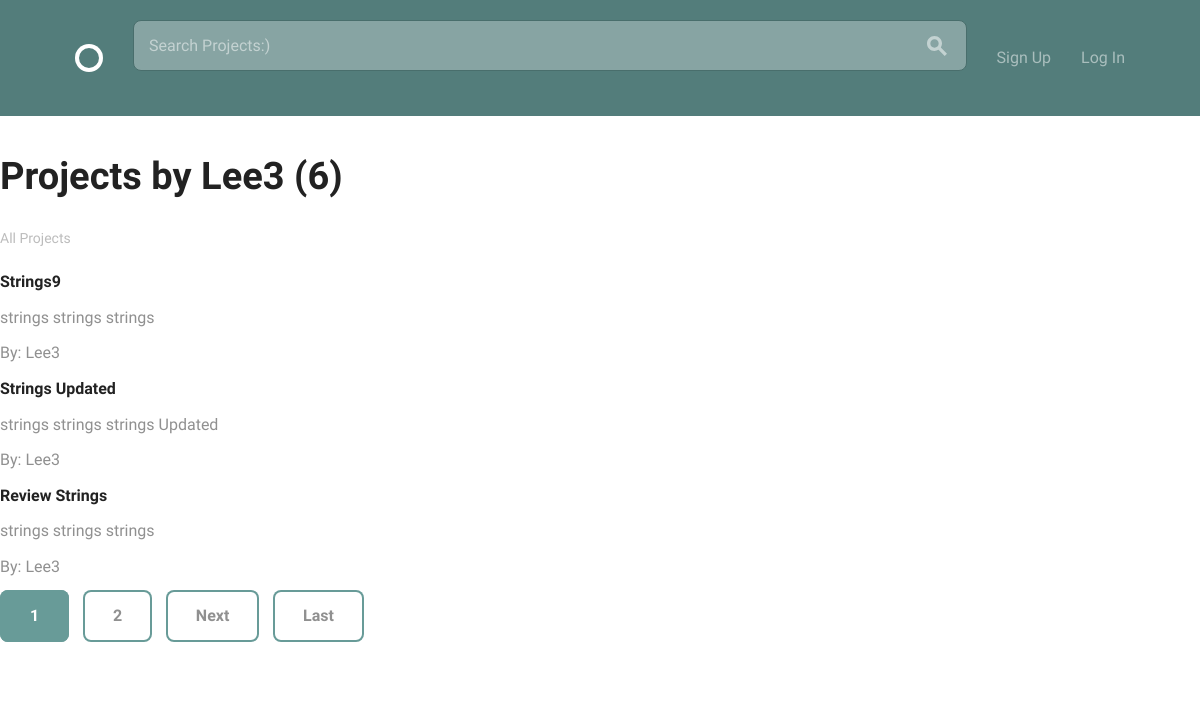
Before: /projects/user/Lee3 with the older database file.
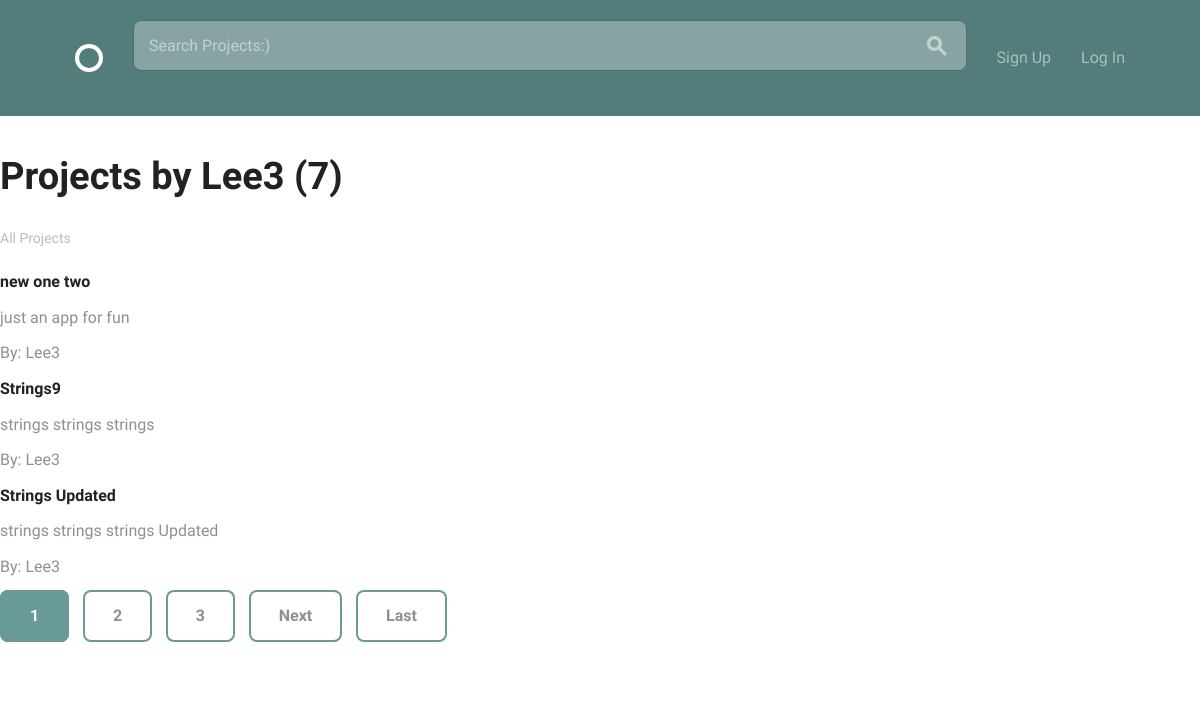
After: the same page with the newer database file.
### projects/models.py (models this page shows, shortened)
class Project(models.Model):
    title = models.CharField(max_length=100, unique=True)
    content = models.TextField()
    date_posted = models.DateTimeField(default=timezone.now)
    author = models.ForeignKey(
        settings.AUTH_USER_MODEL,
        on_delete=models.CASCADE,
    )
    position = models.ManyToManyField(
        'Position',
        blank=True,
        related_name='projects')
    project_status = models.BooleanField(default=False)
    def __str__(self):
        return self.title
    class Meta:
        ordering = ['-date_posted']

### accounts/models.py (models this page shows, shortened)
class User(AbstractBaseUser, PermissionsMixin):
    email = models.EmailField(unique=True)
    username = models.CharField(max_length=40, unique=True)
    display_name = models.CharField(max_length=140)
    bio = models.CharField(max_length=140, blank=True, default='')
    date_joined = models.DateTimeField(auto_now_add=True)
    is_active = models.BooleanField(default=True)
    is_staff = models.BooleanField(default=False)
    avatar = models.ImageField(default='default.png', upload_to='profile_pics')
    skills = models.ManyToManyField('Skill')
    re_applications = models.ManyToManyField('projects.Application')
    objects = UserManager()
    USERNAME_FIELD = 'email'
    REQUIRED_FIELDS = ['display_name', 'username']
    def __str__(self):
        return self.username

### projects/views.py (the view)
# urls.py: path('user/<str:username>', UserProjectListView.as_view(), name='user_list_projects'),
class UserProjectListView(generic.ListView):
    model = Project
    template_name = 'user_projects.html'
    context_object_name = 'projects'
    paginate_by = 3
    def get_queryset(self):
        user = get_object_or_404(User, username=self.kwargs.get('username'))
        return Project.objects.filter(author=user).order_by('-date_posted')

### projects/templates/user_projects.html (shortened to what this page needs)
{% extends 'layout.html' %}
{% block content %}
<h1>Projects by {{ view.kwargs.username }} ({{ page_obj.paginator.count }})</h1>
      <div class="circle--filter circle--secondary--module">
        <h1>All Projects</h1>
        <ul class="circle--filter--list">
          {% for object in projects %}
          <li><a class="selected" >{{ object }}</a></li>
          <li><a class="" >{{ object.content }}</a></li>
          <li><a class="" href="{% url 'projects:user_list_projects' object.author.username %}">By: {{ object.author }}</a></li>
          {% endfor %}
          {% if is_paginated %}
            {% for num in page_obj.paginator.page_range %}
              {% if page_obj.number == num %}
                <a class="button button-primary" href="?page={{ num }}">{{ num }}</a>
              {% elif num > page_obj.number|add:"-3" and num < page_obj.number|add:"3" %}
                <a class="button icon-on-left" href="?page={{ num }}">{{ num }}</a>
              {% endif %}
            {% endfor %}
            {% if page_obj.has_next %}
              <a class="button icon-on-left" href="?page={{ page_obj.next_page_number }}">Next</a>
              <a class="button icon-on-left" href="?page={{ page_obj.paginator.num_pages }}">Last</a>
            {% endif %}
          {% endif %}
        </ul>
      </div>
{% endblock %}

Changed rows visible on the page:
no longer on this page (row unchanged): Project: title "Review Strings", content "strings strings strings", author "Lee3"
added Project: title "new one two", content "just an app for fun", author "Lee3"
Other visible differences:
{{ page_obj.paginator.count }}: "6" → "7"
new list line: "3"
